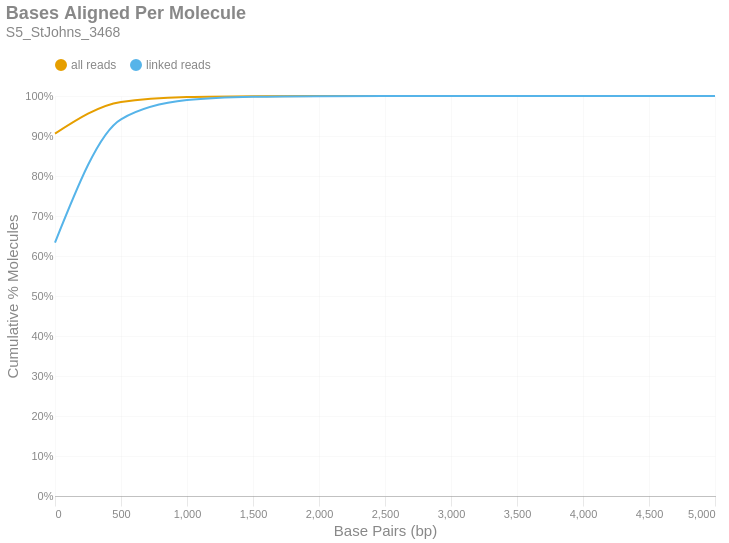

This figure's notebook cell:
### Markdown cell above
### Bases Aligned Per Molecule
This is a cumulative frequency distribution showing the number of base pairs aligned per unique molecule. These data are shown in 500 bp bins. There are two distributions: one with `all reads` (yellow) and another with only `linked reads` (blue). The percent of molecules in the `linked reads` distribution is relative to the total number of linked molecules.

### Code cell
if SKIPLR:
    print_html(f"Skipped")
else:
    binned_df = consolidated_hist(valids['aligned_bp'], mask, 500, True)
    with SafeRender(binned_df):
        (
            density_plot(binned_df, 'Bases Aligned Per Molecule', samplename, 'basesper')
            .encode(
                x=alt.X('bin:Q', title="Base Pairs (bp)").axis(tickMinStep=500).scale(padding=0),
                y=alt.Y('value:Q', title='Cumulative % Molecules')
                    .axis(format='%')
                    .scale(domain = [0,1])
                    .stack(False),
                color=alt.Color("key:N").scale(domain = ["all reads", "linked reads"]),
                tooltip = [
                    alt.Tooltip("key:N", title = "Data Type"),
                    alt.Tooltip("range_label:N", title="Bases Aligned Per Molecule"),
                    alt.Tooltip("value:Q", format = ".2%", title="% Molecules (Cum.)")
                ]
            )
        ).display()

### Figure 1 — Vega-Lite specification as saved in the notebook (floating-point values rounded to 4 significant figures)
{"width": "container", "height": 400, "config": {"title": {"anchor": "start", "dy": -15, "fontSize": 18, "color": "#888888", "subtitleColor": "#888888", "subtitleFontSize": 14}, "arc": {"fill": "#0072B2"}, "axis": {"domainColor": "#888888", "domainWidth": 0.5, "gridWidth": 0.2, "grid": false, "titleFontWeight": 400, "titleFontSize": 15, "labelFontSize": 11, "labelColor": "#888888", "tickColor": "#888888", "tickWidth": 0.2, "titleColor": "#888888"}, "axisBand": {"grid": false}, "axisX": {"grid": true, "tickSize": 10, "domainCap": "round"}, "axisY": {"domain": false, "grid": true, "tickSize": 0, "domainCap": "round"}, "background": "transparent", "header": {"labelFontSize": 15, "labelColor": "#888888", "titleFontSize": 15, "titleFontWeight": 600, "titleColor": "#888888"}, "legend": {"labelFont": "sans-serif", "labelFontSize": 12, "labelColor": "#888888", "symbolSize": 100, "symbolType": "circle", "titleFontSize": 12, "titlePadding": 10, "titleColor": "#888888", "title": null, "orient": "top"}, "range": {"category": ["#E69F00", "#56B4E9", "#009E73", "#F0E442", "#0072B2", "#D55E00", "#CC79A7", "#000000"], "diverging": ["#cfe8f3", "#a2d4ec", "#73bfe2", "#46abdb", "#1696d2", "#12719e"]}, "area": {"fill": "#0072B2", "fillOpacity": 0.7, "line": true, "strokeOpacity": 0.7}, "line": {"color": "#0072B2", "stroke": "#0072B2", "strokeWidth": 2}, "trail": {"color": "#0072B2", "stroke": "#0072B2", "strokeWidth": 0, "size": 1}, "point": {"filled": true, "fillOpacity": 1.0, "size": 95}, "text": {"color": "#888888", "fontSize": 11, "align": "right", "fontWeight": 400, "size": 11}, "bar": {"fill": "#0072B2", "stroke": null}, "view": {"stroke": null, "continuousWidth": 660, "continuousHeight": 400}}, "data": {"name": "data-3b0b6a1a2d516830f9de1ff47473a7e7"}, "mark": {"type": "line", "interpolate": "monotone", "point": {"opacity": 0, "size": 275}}, "encoding": {"color": {"field": "key", "scale": {"domain": ["all reads", "linked reads"]}, "type": "nominal"}, "tooltip": [{"field": "key", "title": "Data Type", "type": "nominal"}, {"field": "range_label", "title": "Bases Aligned Per Molecule", "type": "nominal"}, {"field": "value", "format": ".2%", "title": "% Molecules (Cum.)", "type": "quantitative"}], "x": {"axis": {"tickMinStep": 500}, "field": "bin", "scale": {"padding": 0}, "title": "Base Pairs (bp)", "type": "quantitative"}, "y": {"axis": {"format": "%"}, "field": "value", "scale": {"domain": [0, 1]}, "stack": false, "title": "Cumulative % Molecules", "type": "quantitative"}}, "params": [{"name": "param_c36ac31b6afebe62", "select": {"type": "point", "fields": ["key"]}, "bind": "legend"}], "title": {"text": "Bases Aligned Per Molecule", "subtitle": "S5_StJohns_3468"}, "transform": [{"fold": ["all reads (cumsum)", "linked reads (cumsum)"]}, {"calculate": "replace(datum.key, ' (cumsum)', '')", "as": "key"}, {"filter": {"param": "param_c36ac31b6afebe62"}}], "usermeta": {"embedOptions": {"downloadFileName": "S5_StJohns_3468.basesper"}}, "$schema": "https://vega.github.io/schema/vega-lite/v6.1.0.json", "datasets": {"data-3b0b6a1a2d516830f9de1ff47473a7e7": [{"bin": "0.0", "interval": "0.0-500.0", "all reads": 0.906, "linked reads": 0.6335, "all reads (cumsum)": 0.906, "linked reads (cumsum)": 0.6335, "range_label": "0-499"}, {"bin": "500.0", "interval": "500.0-1000.0", "all reads": 0.07915, "linked reads": 0.3082, "all reads (cumsum)": 0.9851, "linked reads (cumsum)": 0.9418, "range_label": "500-999"}, {"bin": "1000.0", "interval": "1000.0-1500.0", "all reads": 0.01227, "linked reads": 0.048, "all reads (cumsum)": 0.9974, "linked reads (cumsum)": 0.9898, "range_label": "1000-1499"}, {"bin": "1500.0", "interval": "1500.0-2000.0", "all reads": 0.002107, "linked reads": 0.008248, "all reads (cumsum)": 0.9995, "linked reads (cumsum)": 0.998, "range_label": "1500-1999"}, {"bin": "2000.0", "interval": "2000.0-2500.0", "all reads": 0.0004124, "linked reads": 0.001614, "all reads (cumsum)": 0.9999, "linked reads (cumsum)": 0.9996, "range_label": "2000-2499"}, {"bin": "2500.0", "interval": "2500.0-3000.0", "all reads": 7.267e-05, "linked reads": 0.0002844, "all reads (cumsum)": 1.0, "linked reads (cumsum)": 0.9999, "range_label": "2500-2999"}, {"bin": "3000.0", "interval": "3000.0-3500.0", "all reads": 1.437e-05, "linked reads": 5.623e-05, "all reads (cumsum)": 1.0, "linked reads (cumsum)": 1.0, "range_label": "3000-3499"}, {"bin": "3500.0", "interval": "3500.0-4000.0", "all reads": 3.591e-06, "linked reads": 1.406e-05, "all reads (cumsum)": 1.0, "linked reads (cumsum)": 1.0, "range_label": "3500-3999"}, {"bin": "4000.0", "interval": "4000.0-4500.0", "all reads": 7.394e-07, "linked reads": 2.894e-06, "all reads (cumsum)": 1.0, "linked reads (cumsum)": 1.0, "range_label": "4000-4499"}, {"bin": "4500.0", "interval": "4500.0-5000.0", "all reads": 3.169e-07, "linked reads": 1.24e-06, "all reads (cumsum)": 1.0, "linked reads (cumsum)": 1.0, "range_label": "4500-4999"}, {"bin": "5000.0", "interval": "5000.0-5500.0", "all reads": 2.113e-07, "linked reads": 8.269e-07, "all reads (cumsum)": 1.0, "linked reads (cumsum)": 1.0, "range_label": "5000-5499"}]}}
